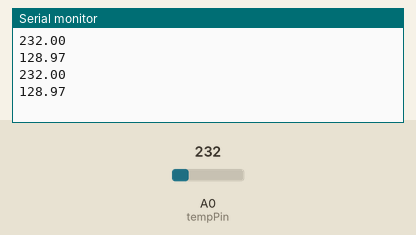
A sketch run on a simulated Arduino Uno, built with avr-gcc and run on an emulated ATmega328P. Parts: the last lines printed to the serial monitor. The inputs (shaded band) are chosen by the test bench; at power-on: A0 (tempPin) = 232.

Above: at 2.8 s.
2.9 s: A0 (tempPin) set to 250
At 5.2 s:
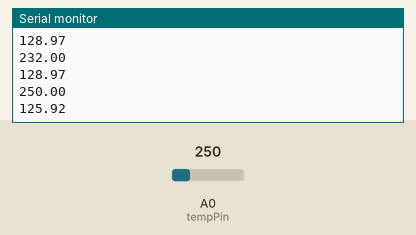
5.6 s: A0 (tempPin) set to 266
At 7.0 s:
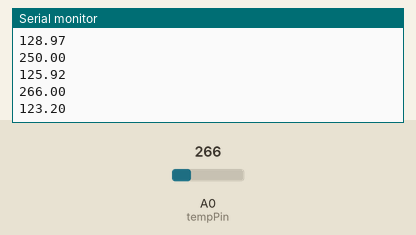
Timing chart, 0 to 8.6 s (numbered marks = the images above; inputs shaded):
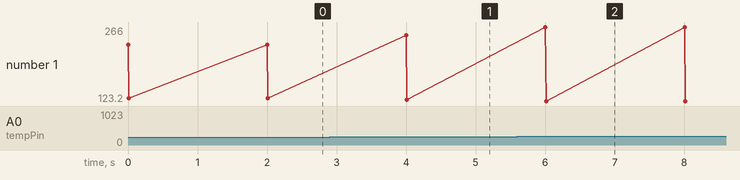

The sketch:

TemperatureSensor.ino
```cpp
#include<math.h>
int tempPin = 14;    //14 is A0
double rawTemp = 0;

void setup()
{
  Serial.begin(9600);
  analogReference(INTERNAL); //Putting everything to reference
}

void loop()
{
  rawTemp = analogRead(tempPin);
  Serial.println(rawTemp);
  //conversion equation
  double realTemp = ((5.506 - sqrt(pow(5.506,2) + 4*0.00176 * (870.6 - rawTemp)))/(2 * -0.00176)) + 17;
  Serial.println(realTemp);
  delay(2000);

}
```

Measured:
- after the input at 2.9 s, the serial monitor: prints a new line after 1.1 s (image 1)
- after the input at 5.6 s, the serial monitor: prints a new line after 0.40 s (image 2)
- plotted number 1: 128.97 → 125.92 after the input at 2.9 s, 125.92 → 123.2 after the input at 5.6 s
